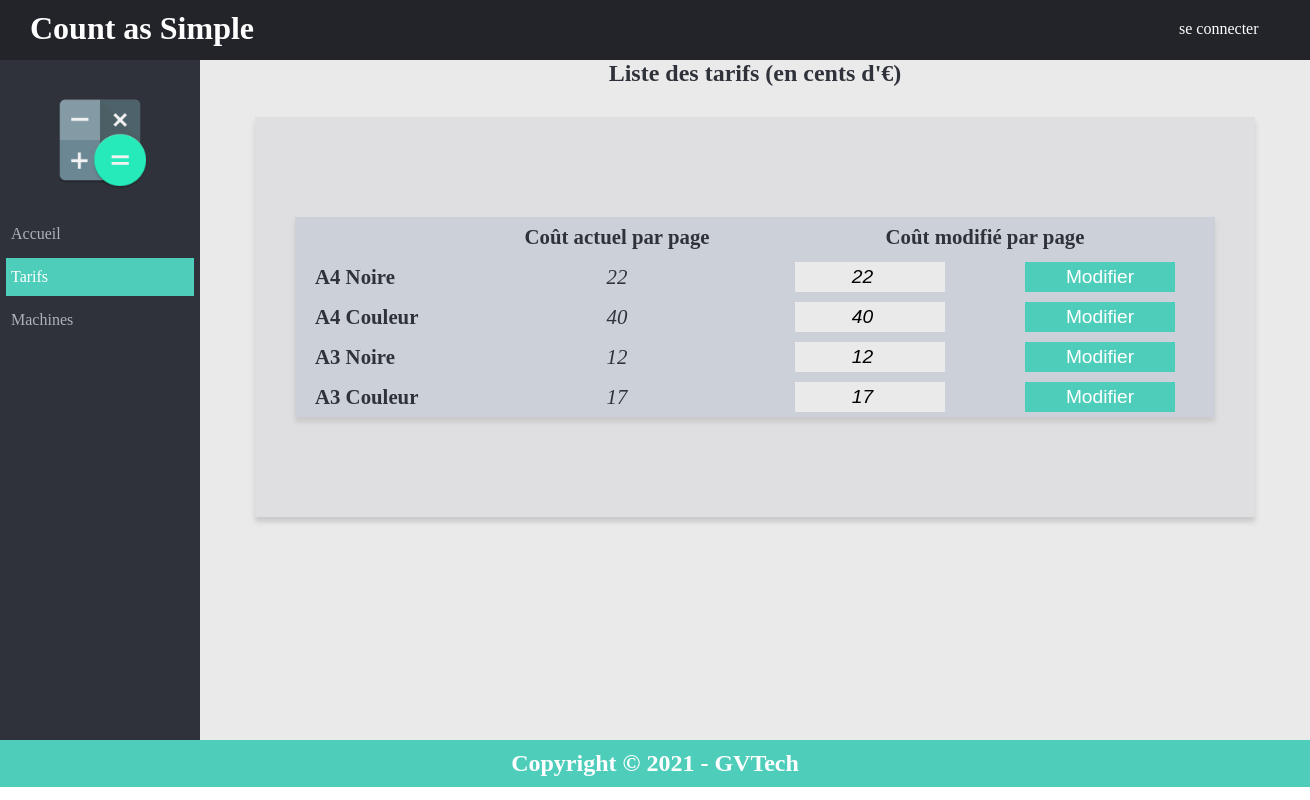
/index.php?page=tarifs, run on the app's committed database.
### tables this page shows
CREATE TABLE `tarifs` (
  `idTarif` int(11) NOT NULL,
  `format` varchar(20) NOT NULL,
  `cout` float NOT NULL
);

### bd/db_tarifs.php (called while the page is built, shortened)
<?php
function listTarifs(){
    $bdd = bdd();
    $sql = "SELECT * FROM tarifs";
    $stmt = $bdd->prepare($sql);
    $stmt->execute();
    $result = $stmt->fetchAll(PDO::FETCH_OBJ);
    return $result;
}

### pages/tarifs.php (the view)
<?php
require_once "./bd/db_tarifs.php";
try{
    $result = listTarifs();
} catch (PDOException $e){
    echo $e->getMessage();
    echo $e->getLine();
    exit();
}
?>
<div class="element_autre">
    <div class="titre_autre">
        <h2 class="titre2">Liste des tarifs (en cents d'€)</h2>
    </div>
    <div class="table_autre">
        <table class="tableau_base">
            <tr class="tab_tr">
                <th></th>
                <th class="tab_1">Coût actuel par page</th>
                <th class="tab_2">Coût modifié par page</th>
            </tr>
            <?php
                foreach ($result as $value):
                    ?>
                <tr class="tab_tr">
                    <th class="tab_titre_bis"> <?php echo $value->format;?></td>
                    <td class="tab_4"><?php echo $value->cout;?></td>
                    <td class="tab_2">
                        <form action="<?php echo "./fonctions/modif_tarif.php?id=".$value->idTarif ?>" method="post">
                            <div class="tab_3">
                                <input  class="tab_input" type="number" min="0" max="500" step="1" value="<?php echo $value->cout ?>" name="tarif" required>
                                <button class="tab_button" type="submit" title="Valider">Modifier</button>
                            </div>
                        </form>
                    </td>
                </tr>
            <?php
            endforeach
            ?>
        </table>
    </div>
</div>

### style/style.css (style rules this page uses)
* { margin: 0px; padding: 0px; }
body { position:relative; }
.titre2 { text-align: center; }
.table_autre { min-height: 400px; width: 1000px; margin-top: 30px; margin-left: auto; margin-right: auto; margin-bottom: 30px; background-color: rgb(223,223,225); box-shadow: 0px 5px 5px rgb(202,202,202); display: flex; align-items: center; }
.tableau_base { padding-top: 40px; margin-left: 40px; width: calc(100% - 80px); border-collapse: collapse; box-shadow: 0px 5px 5px rgb(202,202,202); background-color: rgb(204,209,217); }
.tab_tr { height: 40px; font-size: 1.3rem; }
.tab_titre_bis { text-align: left; padding-left: 20px; width: 20%; font-weight: bold; }
.tab_1 { width: 30%; font-weight: bold; text-align: center; }
.tab_2 { text-align: center; }
.tab_3 { display:flex; justify-content: space-around; }
.tab_input { background-color: rgb(234,234,234); height: 30px; width: 150px; text-align: center; border: none; font-style: italic; font-size: 1.2rem; }
.tab_button { background-color: rgb(78,205,186); color: rgb(255,255,255); width: 150px; height: 30px; border: none; font-size: 1.2rem; }
.tab_4 { font-style: italic; text-align: center; }

### data on the page
tarifs: format "A4 Noire", cout "22", tarif "22"
tarifs: format "A4 Couleur", cout "40", tarif "40"
tarifs: format "A3 Noire", cout "12", tarif "12"
tarifs: format "A3 Couleur", cout "17", tarif "17"
